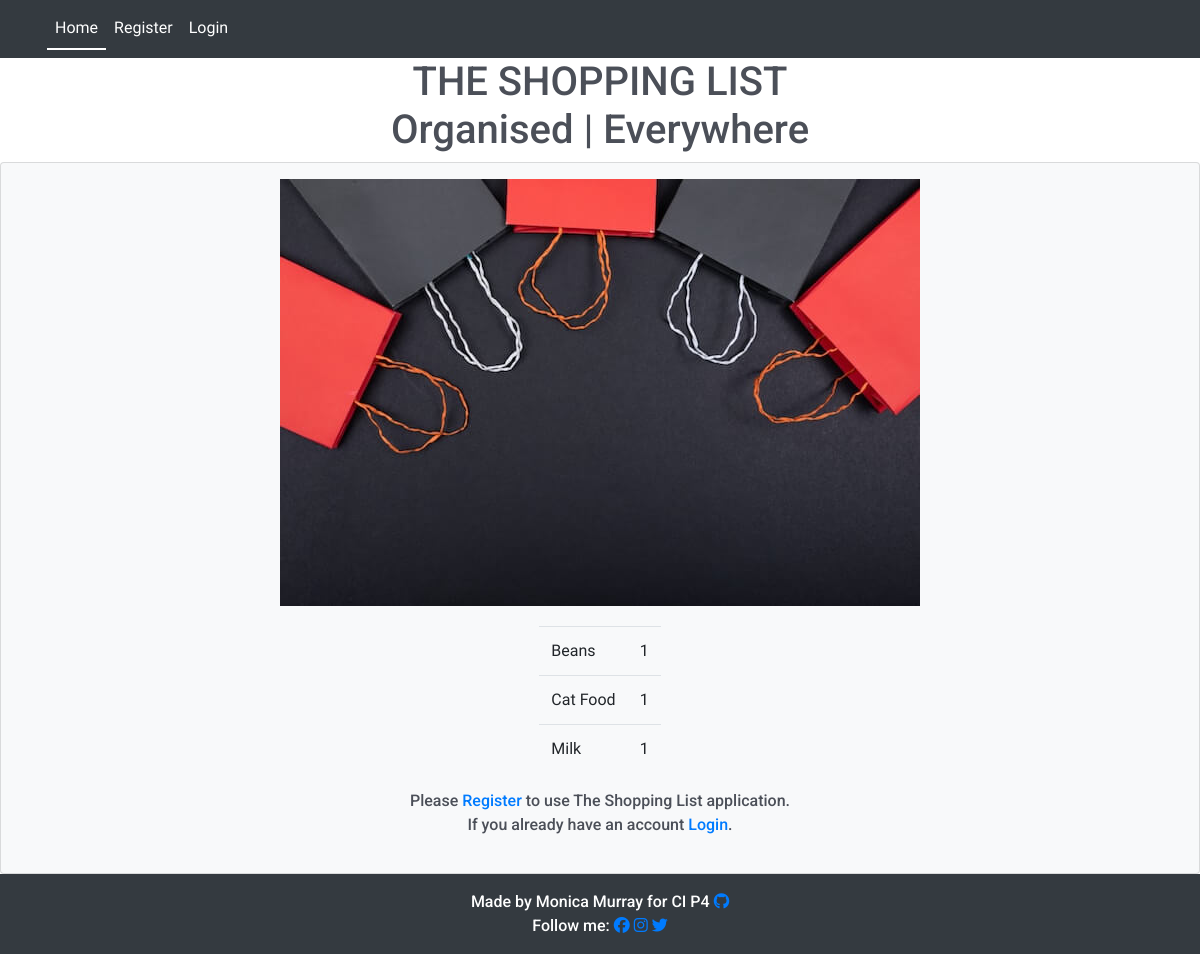
The app's page /, older data.
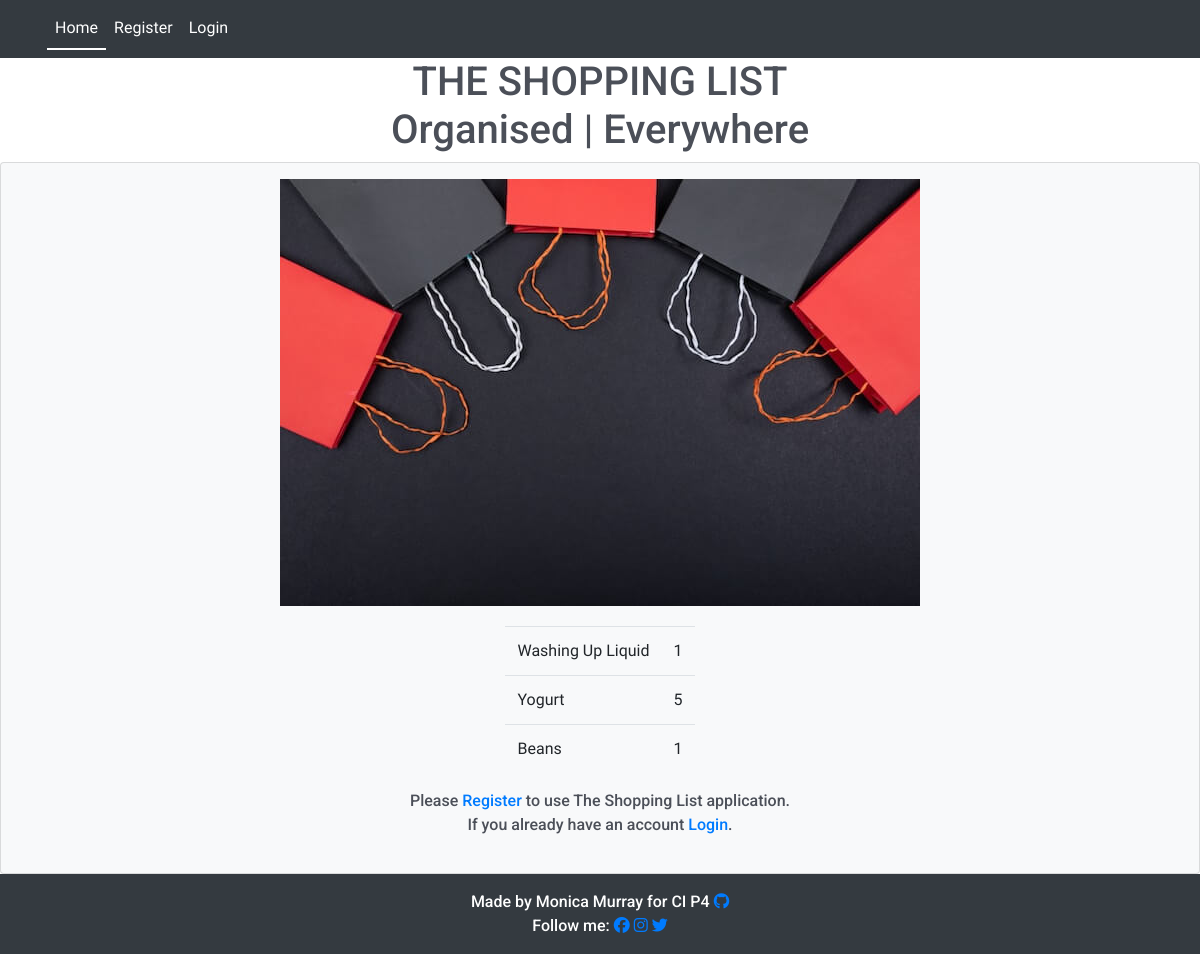
The same page, newer data.
### list/models.py (models this page shows, shortened)
class Entry(models.Model):
    item_name = models.CharField(
        max_length=60, null=False, blank=False, unique=True)
    quantity = models.IntegerField(
        choices=QUANTITY_CHOICES, default='1')
    star = models.BooleanField(default=False)
    user = models.ForeignKey(User, on_delete=models.CASCADE)
    category = models.CharField(
        max_length=20, choices=CATEGORY_CHOICES, default='Fresh')
    added_on = models.DateTimeField(auto_now_add=True)
    check_item_as_done = models.BooleanField(default=False)
    class Meta:
        ordering = ['-added_on', '-star',]

### list/views.py (the view)
# urls.py: path('', views.EntryList.as_view(), name='home'),
class EntryList(generic.ListView):
    model = Entry
    queryset = Entry.objects.all()
    template_name = 'index.html'
    paginate_by = 100
    def get_queryset(self, **kwargs):
        search = self.request.GET.get('query')
        if search:
            entries = self.model.objects.filter(
                Q(category__icontains=search)|Q(item_name__icontains=search)|
                Q(category__in=[choice[0] for choice in CATEGORY_CHOICES if choice[1].lower().startswith(search.lower())])
            )
        else:
            entries = self.model.objects.all()
        return entries
    def index(request):
        entries = Entry.objects.all()
        shoppingFilter = EntryFilter(request.GET, queryset=entries)
        entries = shoppingFilter.qs
        return render(request, 'base.html', {'filter': shoppingFilter})

### templates/index.html (shortened to what the changed rows need)
{% extends 'base.html' %}
{% load static %}
{% block content %}
<div class="card-body justify-content-center">
  <div class="row justify-content-center">
    {% if user.is_authenticated %}
    <!-- <form method="get">
      {{shoppingFilter.form}}
   </form> -->
    <div class="table-responsive-sm table-bordered pt-1">
      <h1>{{user.username}}'s List</h1>
      <button type="button" class="btn btn-lg mb-1">
        <a href="{% url 'add' %}">Add Item</a>
      </button>
      <div style="max-width: 100%; max-height: 400px; overflow-y: scroll">
        <table class="table">
          <thead>
            <tr>
              <th scope="col" class="w-auto"></th>
              <th scope="col"class="w-50">Items</th>
              <th scope="col" class="w-auto">Quantity</th>
              <th scope="col" class="w-auto"><i class="fa-solid fa-square-check"></i>Check</th>
              <th scope="col" class="w-auto">Edit</th>
              <th scope="col" class="w-auto">Delete</th>
            </tr>
          </thead>
          <tbody>
            {% for entry in entry_list %}
            <tr>
              {% if entry.star %}
                <td>
                  <a href="{% url 'toggle_star' entry.id %}">
                    <i class="fa-solid fa-star" style="color: gold"></i>
                  </a>
                </td>
              {% else %}
                <td>
                  <a href="{% url 'toggle_star' entry.id %}">
                    <i class="fa-regular fa-star" style="color: gold"></i>
                  </a>
                </td>
              {% endif %}
              {% if entry.check_item_as_done %}
                <td class="text-left text-capitalize">
                  <strike> {{ entry.item_name }} </strike>
                </td>
                <td>{{entry.quantity}}</td>
                <td>
                  <a href="{% url 'toggle_check' entry.id %}">
                    <i class="fa-solid fa-square-check"></i>
                  </a>
                </td>
                <td></td>
                <td>
                  <a href="{% url 'delete' entry.id %}"
                    ><i class="fa-solid fa-trash-can"></i> Delete</a>
                </td>
              {% else %}
                <td class="text-left text-capitalize">
                  {{ entry.item_name }}
                  <p
                    class="text-capitalize font-italic text-wrap"
                    style="width: 6rem"
                  >
                    <a href="{% url 'note' entry.id %}"
                      >
                      <i class="fa-regular fa-message"></i>
                      </a>
                      {{entry.notes}}
                  </p>
                </td>
                <td>{{entry.quantity}}</td>
                <td>
                  <a href="{% url 'toggle_check' entry.id %}">
                    <i class="fa-regular fa-square"></i>
                  </a>
                </td>
                <td>
                  <a href="{% url 'edit' entry.id %}">
                    <i class="fa-solid fa-pencil"></i> Edit</a>
                </td>
                <td>
                  <a href="{% url 'delete' entry.id %}">
                    <i class="fa-solid fa-trash-can"></i> Delete</a>
                </td>
                <!-- consider replacing the checkbox icon with bootstrap's
                            <div class="custom-control custom-checkbox">
                            <input type="checkbox" class="custom-control-input" id="customCheck1">
                            <label class="custom-control-label" for="customCheck1">Check this custom checkbox</label>
                            </div> -->
              {% endif %}
            </tr>
            {% empty %}
              <tr>
              The Shopping list is currently empty.
              </tr>
            {% endfor %}
          </tbody>
        </table>
      </div>
      <!-- <button type="button" class="btn btn-lg mb5">
        <a href="{% url 'add' %}">Add Item</a>
      </button> -->
    </div>
    {% else %}
    <div class="table-responsive-sm">
      <table class="table">
        {% for entry in entry_list|slice:':3' %}
        <tr>
          <td class="text-left text-capitalize">{{ entry.item_name }}</td>
          <td>{{entry.quantity}}</td>
        </tr>
        {% empty %}
        <tr>
          The Shopping list is currently empty.
        </tr>
        {% endfor %}
      </table>
    </div>
  </div>
  {% endif %}
</div>
{% endblock %}

Row changes from the older to the newer data that the page shows:
no longer on this page (row unchanged): Entry: item_name "Cat Food", quantity "1"
no longer on this page (row unchanged): Entry: item_name "Milk", quantity "1"
added Entry: item_name "Washing Up Liquid", quantity "1"
added Entry: item_name "Yogurt", quantity "5"
